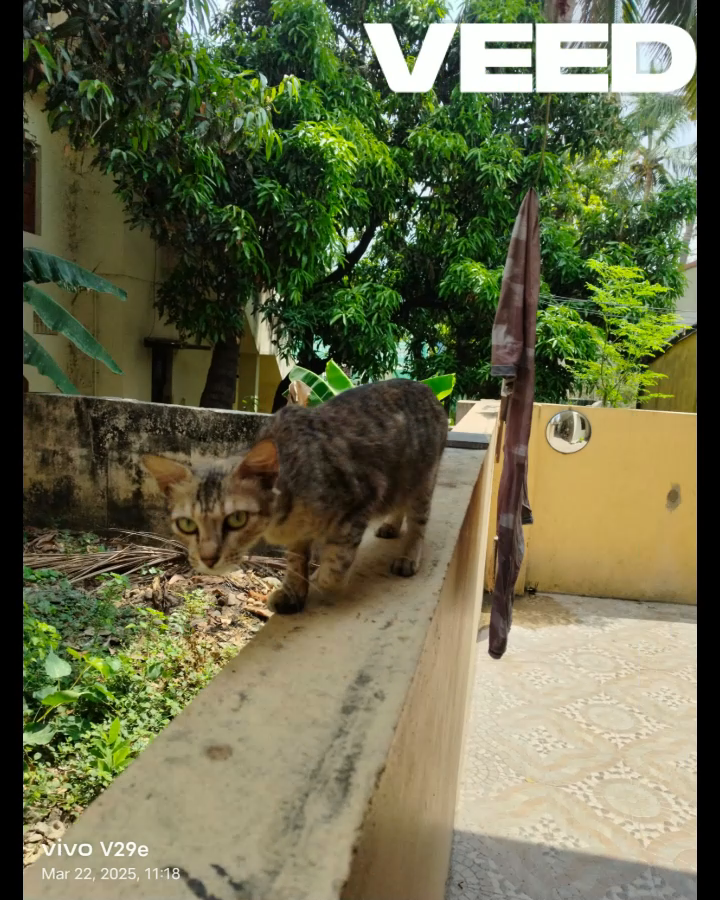
#> input picture frame 40 of Week 12/Cat.mp4, 720 x 900 px, given in place of track_Car.avi, which was not available
$ jupyter execute --allow-errors OpticalFlow.ipynb
#> lines starting #> are read from the running program, lines starting #| are printed output that depends on the picture; after the words box and inside, x2 and y2 are one past the last pixel; in counts of white or black regions, pixels touching at a corner belong together; pictures that were not available may be replaced by others from this repository, and a replacement may not be noted
[cell 1]
import numpy as np
import cv2
import matplotlib.pyplot as plt

def optical_flow(old_frame, new_frame, window_size=5, min_quality=0.01):
    max_corners = 1000
    min_distance = 1
    feature_list = cv2.goodFeaturesToTrack(old_frame, max_corners, min_quality, min_distance)

    w = window_size // 2

    old_frame = old_frame / 255.0
    new_frame = new_frame / 255.0

    kernel_x = np.array([[-1, 1], [-1, 1]])
    kernel_y = np.array([[-1, -1], [1, 1]])
    kernel_t = np.array([[1, 1], [1, 1]])

    fx = cv2.filter2D(old_frame, -1, kernel_x)
    fy = cv2.filter2D(old_frame, -1, kernel_y)
    ft = cv2.filter2D(new_frame, -1, kernel_t) - cv2.filter2D(old_frame, -1, kernel_t)

    u = np.zeros(old_frame.shape)
    v = np.zeros(old_frame.shape)

    for feature in feature_list:
        j, i = feature.ravel()
        i, j = int(i), int(j)

        if i - w < 0 or i + w + 1 > old_frame.shape[0] or j - w < 0 or j + w + 1 > old_frame.shape[1]:
            continue

        I_x = fx[i-w:i+w+1, j-w:j+w+1].flatten()
        I_y = fy[i-w:i+w+1, j-w:j+w+1].flatten()
        I_t = ft[i-w:i+w+1, j-w:j+w+1].flatten()

        b = np.reshape(I_t, (I_t.shape[0], 1))
        A = np.vstack((I_x, I_y)).T

        if A.shape[0] > 1:
            U = np.matmul(np.linalg.pinv(A), b)
            u[i, j] = U[0][0]
            v[i, j] = U[1][0]

    return feature_list, u, v


def draw_flow(img, features, u, v, scale=5):
    img_color = cv2.cvtColor(img, cv2.COLOR_GRAY2BGR)
    for pt in features:
        x, y = pt.ravel()
        x, y = int(x), int(y)
        dx = int(u[y, x] * scale)
        dy = int(v[y, x] * scale)
        cv2.arrowedLine(img_color, (x, y), (x+dx, y+dy), (0, 255, 0), 1, tipLength=0.3)
    return img_color


def process_images(image1_path, image2_path):
    old_frame = cv2.imread(image1_path, cv2.IMREAD_GRAYSCALE)
    new_frame = cv2.imread(image2_path, cv2.IMREAD_GRAYSCALE)

    features, u, v = optical_flow(old_frame, new_frame)
    flow_img = draw_flow(new_frame, features, u, v)

    plt.imshow(cv2.cvtColor(flow_img, cv2.COLOR_BGR2RGB))
    plt.title("Optical Flow")
    plt.axis("off")
    plt.show()


def process_video(video_path):
#> called with video_path = 'track_Car.avi'
    cap = cv2.VideoCapture(video_path)
    ret, old_frame = cap.read()
#> old_frame is the input picture: shape (900, 720, 3); mean B, G, R 75, 106.8, 105.2

    if not ret:
        print("Cannot read video.")
        return

    old_gray = cv2.cvtColor(old_frame, cv2.COLOR_BGR2GRAY)
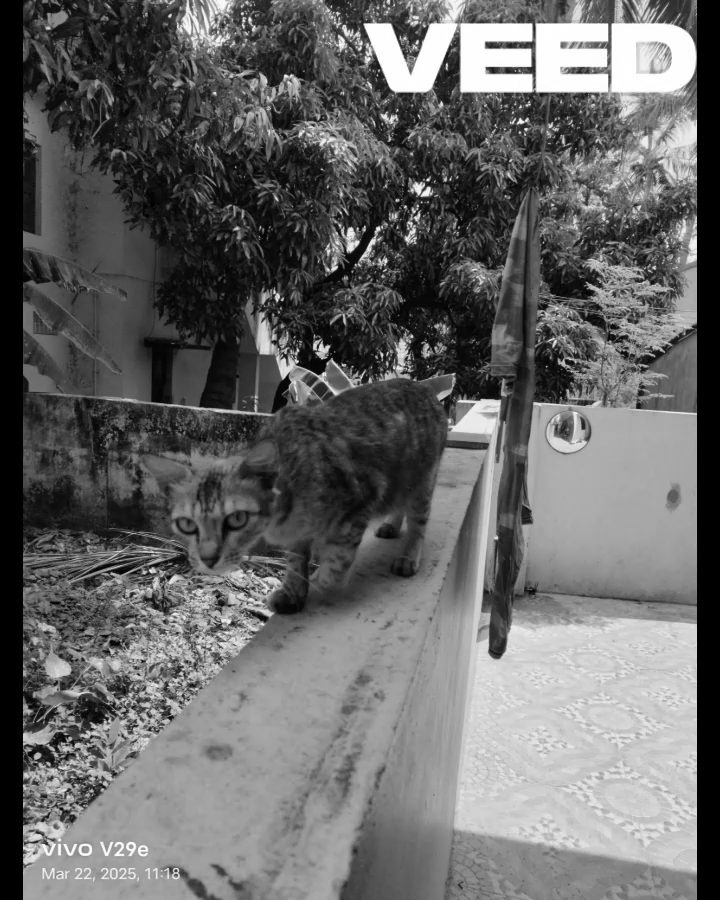
#> old_gray: shape (900, 720); min 0, max 255, mean 102.7

    while True:
        ret, frame = cap.read()
        if not ret:
            break

        new_gray = cv2.cvtColor(frame, cv2.COLOR_BGR2GRAY)
        features, u, v = optical_flow(old_gray, new_gray)
#> in optical_flow, `feature_list = cv2.goodFeaturesToTrack(old_frame, max_corners, min_qua..`: feature_list = 1000 rows, first 8: [297, 361], [525, 129], [242, 13], [364, 24], [405, 206], [427, 180], [396, 200], [285, 75]
#> in optical_flow, `fx = cv2.filter2D(old_frame, -1, kernel_x)`:
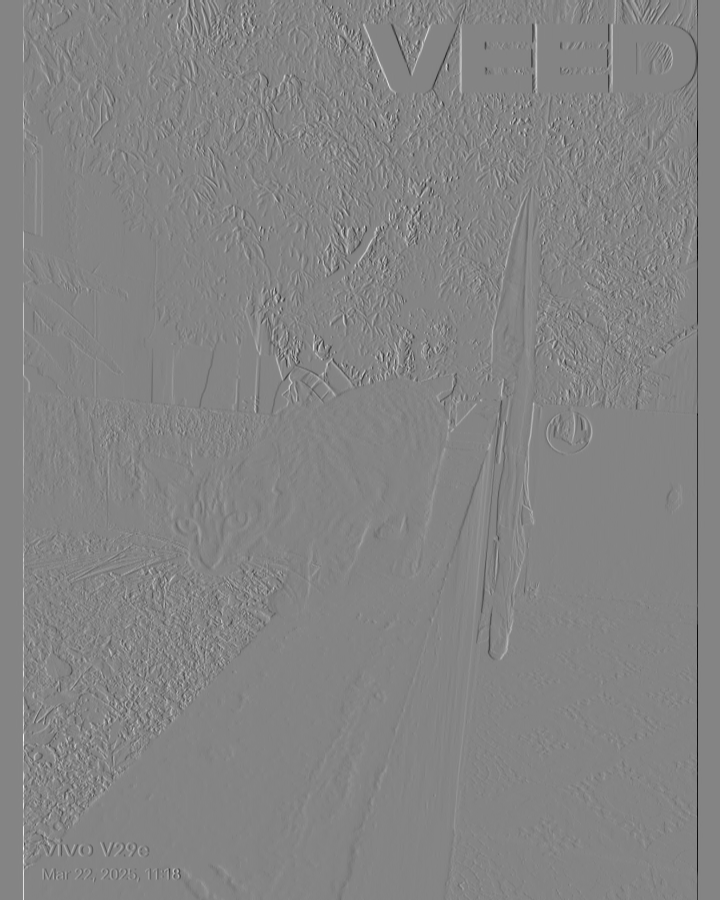
#> fx: shape (900, 720) float64; min -1.83, max 1.69, mean 3.1e-19; drawn with min black and max white
#> in optical_flow, `fy = cv2.filter2D(old_frame, -1, kernel_y)`:
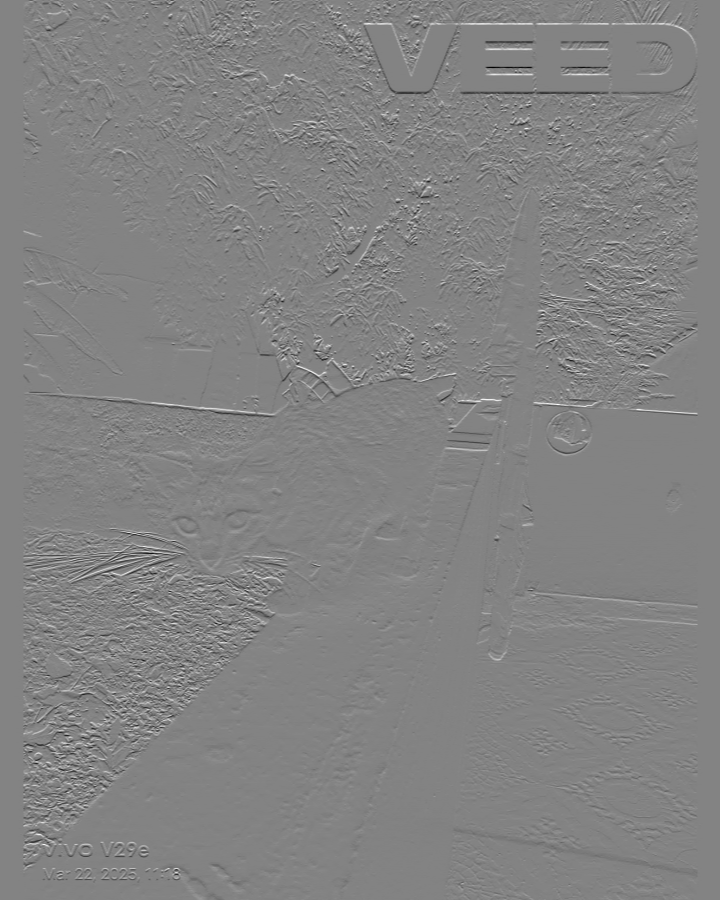
#> fy: shape (900, 720) float64; min -1.34, max 1.27, mean 0.00022; drawn with min black and max white
#> the loop in optical_flow, `for feature in feature_list:` made 1000 passes
#> (j, i) on passes 1 to 12: (297, 361), (525, 129), (242, 13), (364, 24), (405, 206), (427, 180), (396, 200), (285, 75), (329, 346), (527, 118), (282, 300), (520, 118)
#> after the loop in optical_flow, `for feature in feature_list:`: u: shape (900, 720) float64; every value is 0
#> features has the same summary as feature_list in optical_flow
        flow_img = draw_flow(new_gray, features, u, v)
#> the loop in draw_flow, `for pt in features:` made 1000 passes
#> after the loop in draw_flow, `for pt in features:`:
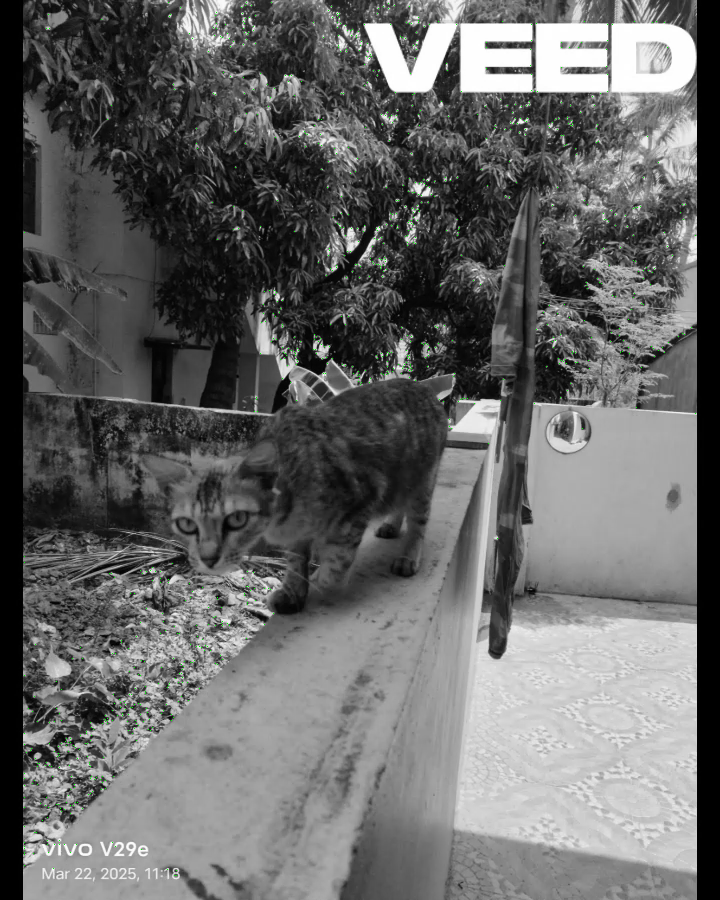
#> img_color: shape (900, 720, 3); mean B, G, R 102.5, 102.9, 102.5

        cv2.imshow("Optical Flow", flow_img)
        if cv2.waitKey(30) & 0xFF == 27:  # ESC to exit
#> (key Esc is pressed here)
            break
        old_gray = new_gray

    cap.release()
    cv2.destroyAllWindows()

[cell 2]
process_video("track_Car.avi")

[cell 3]
process_images("grove1.png", "grove2.png")
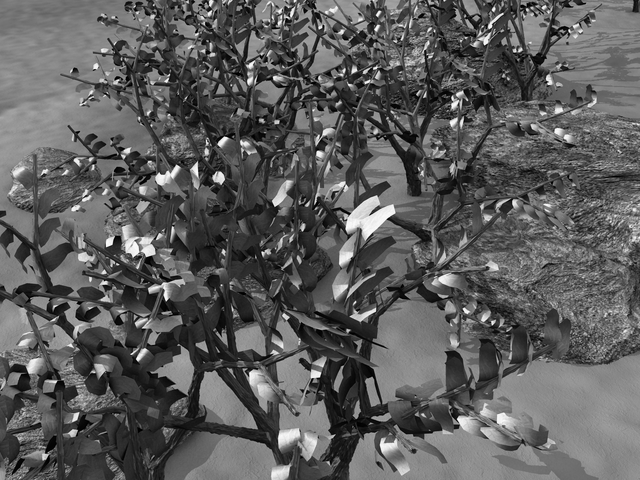
#> input picture Week 12/grove1.png, 640 x 480 px
#> in process_images, old_frame is the input picture: shape (480, 640); min 0, max 253, mean 92.3
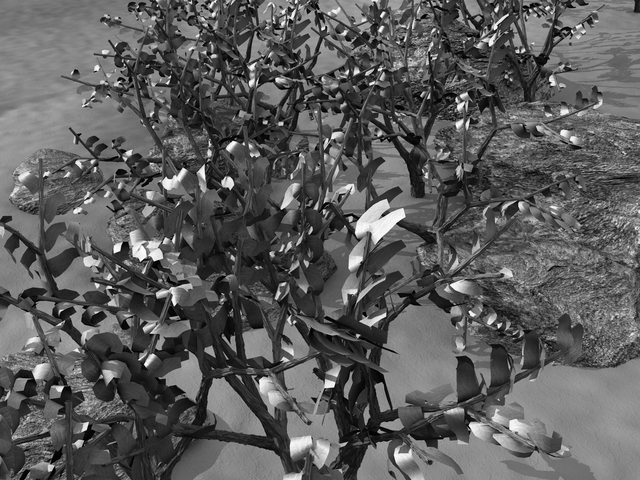
#> input picture Week 12/grove2.png, 640 x 480 px
#> in process_images, new_frame is the input picture: shape (480, 640); min 0, max 253, mean 92
#> call 2 of optical_flow, with window_size = 5, min_quality = 0.01
#> in optical_flow (call 2), `fx = cv2.filter2D(old_frame, -1, kernel_x)`:
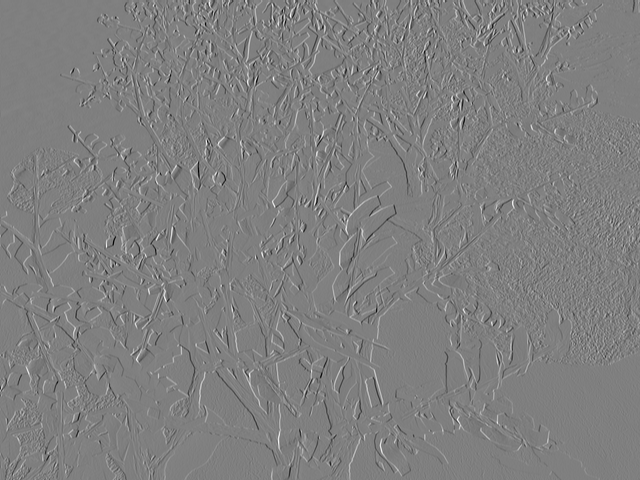
#> fx: shape (480, 640) float64; min -1.45, max 1.45, mean 2.96e-06; drawn with min black and max white
#> in optical_flow (call 2), `fy = cv2.filter2D(old_frame, -1, kernel_y)`:
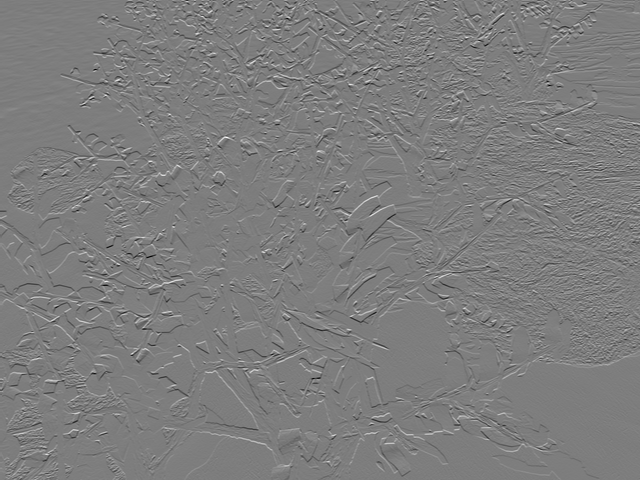
#> fy: shape (480, 640) float64; min -1.49, max 1.53, mean 4.55e-05; drawn with min black and max white
#> in optical_flow (call 2), `ft = cv2.filter2D(new_frame, -1, kernel_t) - cv2.filter2D(old_frame, -..`:
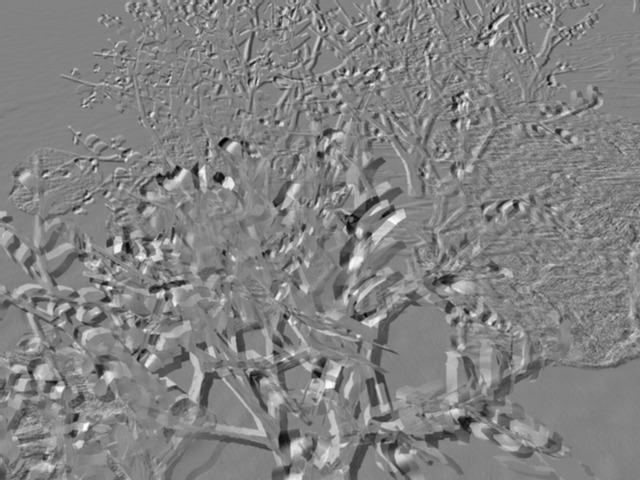
#> ft: shape (480, 640) float64; min -3.79, max 3.6, mean -0.00547; drawn with min black and max white
#> the loop in optical_flow (call 2), `for feature in feature_list:` made 1000 passes
#> feature on passes 1 to 3: [[166, 300]], [[262, 252]], [[484, 44]]
#> call 2 of draw_flow, with features = array of shape (1000, 1, 2), scale = 5
#> the loop in draw_flow (call 2), `for pt in features:` made 1000 passes
#> after the loop in draw_flow (call 2), `for pt in features:`:
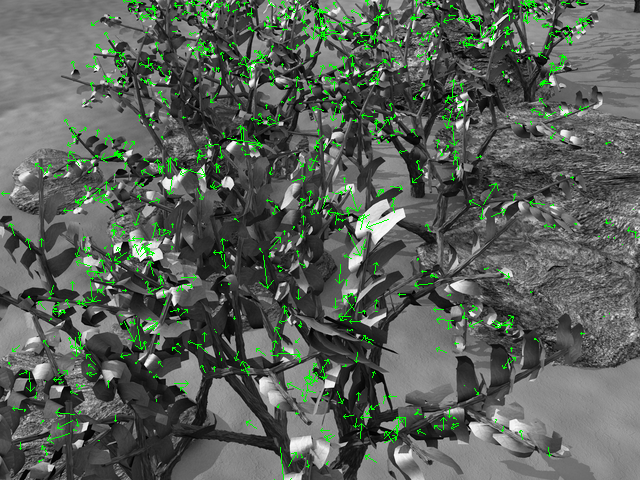
#> img_color: shape (480, 640, 3); 3.18% of pixels changed, all inside (x1, y1, x2, y2) = (1, 0, 640, 480)

[cell 4]
video_path="Cat.mp4"
video = cv2.VideoCapture(video_path)

# read only the first frame for drawing a rectangle for the desired object
ret,frame = video.read()

# I am giving  big random numbers for x_min and y_min because if you initialize them as zeros whatever coordinate you go minimum will be zero
x_min,y_min,x_max,y_max=36000,36000,0,0


# [25 lines left out: function coordinat_chooser, not called in this run]

cv2.namedWindow('coordinate_screen')
# Set mouse handler for the specified window, in this case, "coordinate_screen" window
cv2.setMouseCallback('coordinate_screen',coordinat_chooser)


while True:
    cv2.imshow("coordinate_screen",frame) # show only first frame

    k = cv2.waitKey(5) & 0xFF # after drawing rectangle press ESC
#> (key Esc is pressed here)

$ run again, starting later in the video
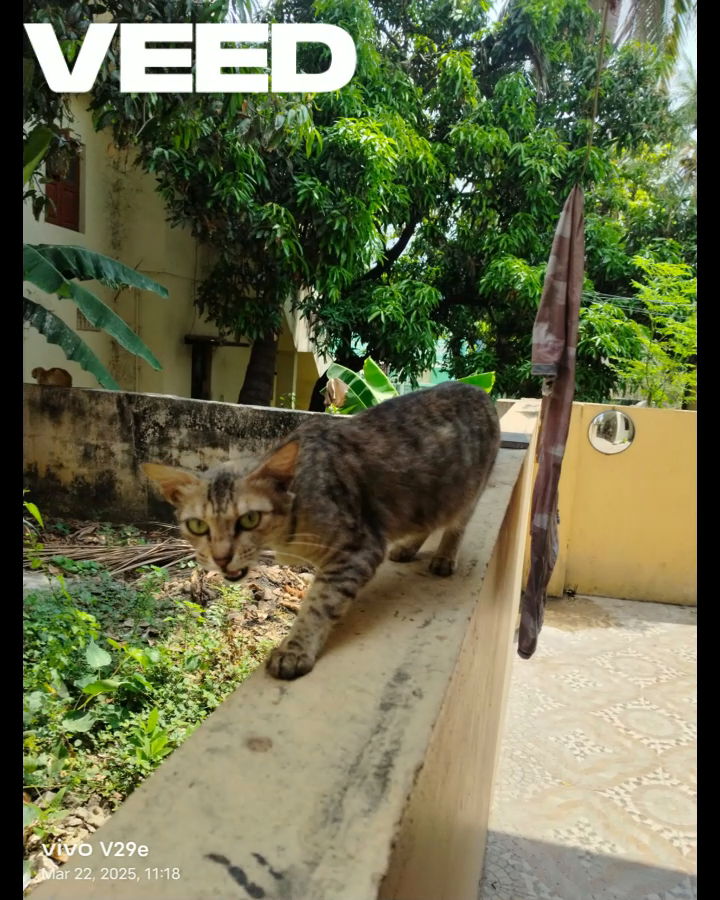
#> input picture frame 182 of Week 12/Cat.mp4, 720 x 900 px, given in place of track_Car.avi, which was not available
#> in process_video, old_frame is the input picture: shape (900, 720, 3); mean B, G, R 77, 109.4, 106.5
#> feature_list = 1000 rows, first 8: [24, 24], [446, 202], [116, 24], [58, 839], [320, 297], [439, 196], [367, 343], [284, 10]
#> old_frame: shape (900, 720) float64
#> the loop in optical_flow, `for feature in feature_list:` made 1000 passes
#> features has the same summary as feature_list in optical_flow
#> the loop in draw_flow, `for pt in features:` made 1000 passes
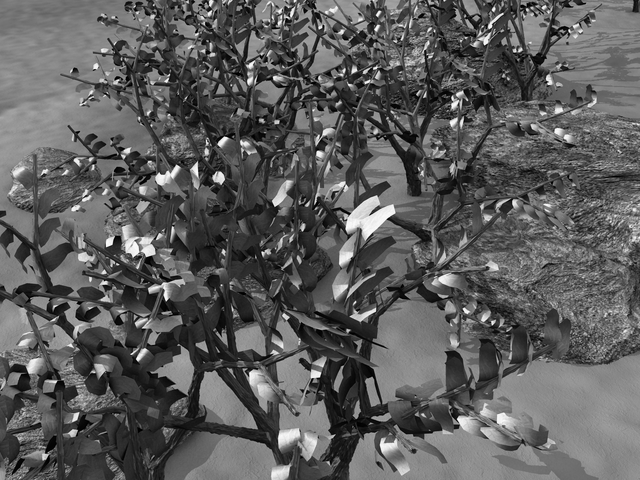
#> input picture Week 12/grove1.png, 640 x 480 px
#> in process_images, old_frame is the input picture: shape (480, 640); min 0, max 253, mean 92.3
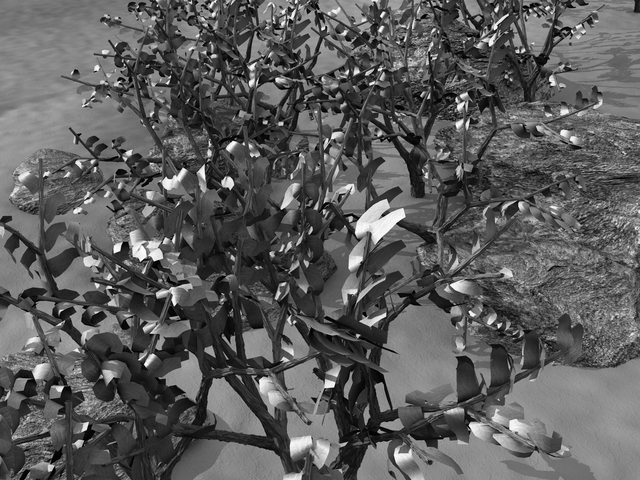
#> input picture Week 12/grove2.png, 640 x 480 px
#> in process_images, new_frame is the input picture: shape (480, 640); min 0, max 253, mean 92
#> fx: shape (480, 640) float64
#> fy: shape (480, 640) float64
#> ft: shape (480, 640) float64
#> the loop in optical_flow (call 2), `for feature in feature_list:` made 1000 passes
#> feature on passes 1 to 3: [[166, 300]], [[262, 252]], [[484, 44]]
#> the loop in draw_flow (call 2), `for pt in features:` made 1000 passes

$ run again, starting later in the video
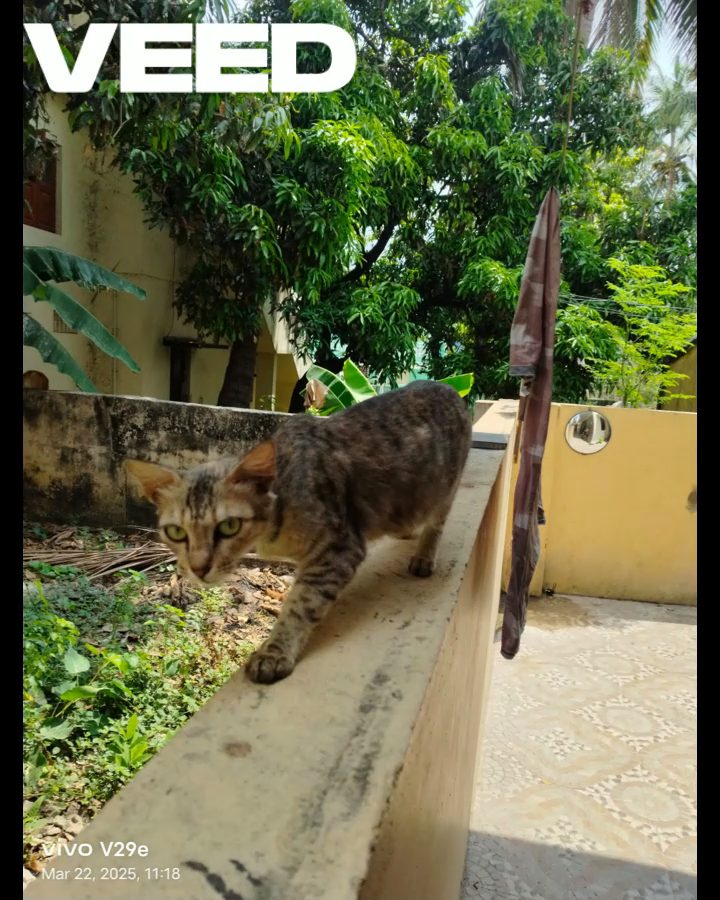
#> input picture frame 324 of Week 12/Cat.mp4, 720 x 900 px, given in place of track_Car.avi, which was not available
#> in process_video, old_frame is the input picture: shape (900, 720, 3); mean B, G, R 76.7, 109.1, 106.7
#> feature_list = 1000 rows, first 8: [24, 24], [299, 299], [346, 345], [545, 127], [315, 360], [424, 205], [540, 130], [261, 13]
#> old_frame: shape (900, 720) float64
#> the loop in optical_flow, `for feature in feature_list:` made 1000 passes
#> features has the same summary as feature_list in optical_flow
#> the loop in draw_flow, `for pt in features:` made 1000 passes
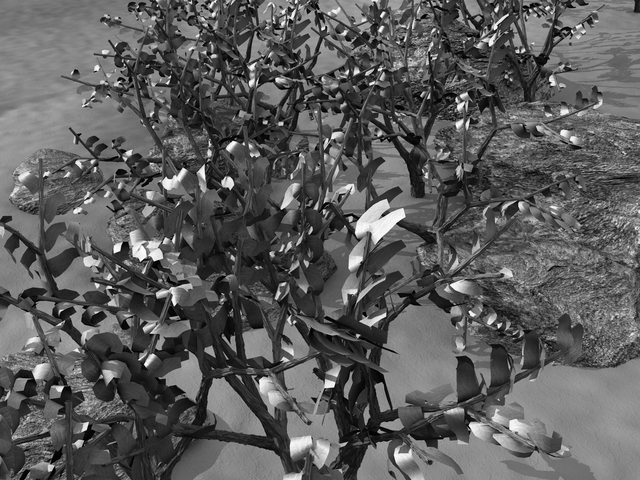
#> input picture Week 12/grove2.png, 640 x 480 px
#> in process_images, new_frame is the input picture: shape (480, 640); min 0, max 253, mean 92
#> fx: shape (480, 640) float64
#> fy: shape (480, 640) float64
#> ft: shape (480, 640) float64
#> the loop in optical_flow (call 2), `for feature in feature_list:` made 1000 passes
#> feature on passes 1 to 3: [[166, 300]], [[262, 252]], [[484, 44]]
#> the loop in draw_flow (call 2), `for pt in features:` made 1000 passes
